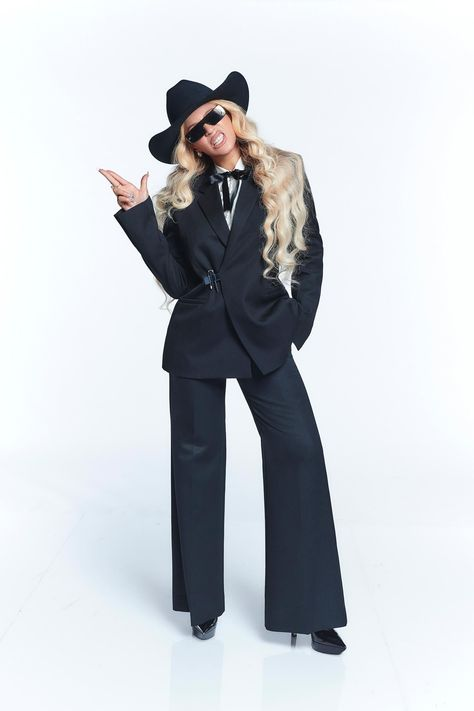
#> input picture Week-4/img/beyonce.jpg, 474 x 711 px
$ jupyter execute practice-2.ipynb
#> lines starting #> are read from the running program, lines starting #| are printed output that depends on the picture
[cell 1]
# Prewitt Edge Detection
import cv2
import numpy as np

[cell 2]
# Load the image
image = cv2.imread('img/beyonce.jpg', cv2.IMREAD_GRAYSCALE)
#> image: shape (711, 474); min 0, max 255, mean 204.9

[cell 3]
# resize images
image = cv2.resize(image, (500,400))
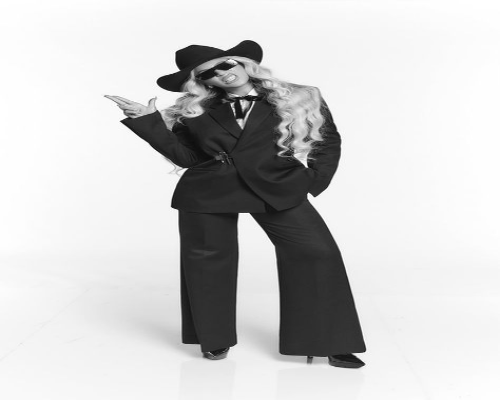
#> image: shape (400, 500); min 7, max 255, mean 204.9

[cell 4]
# Define Prewitt kernels
kernel_x = np.array([[-1, -1, -1],
[0, 0, 0],
[1, 1, 1]])
kernel_y = np.array([[-1, 0, 1],
[-1, 0, 1],
[-1, 0, 1]])

[cell 5]
# Apply Prewitt edge detection
prewitt_x = cv2.filter2D(image, -1, kernel_x)
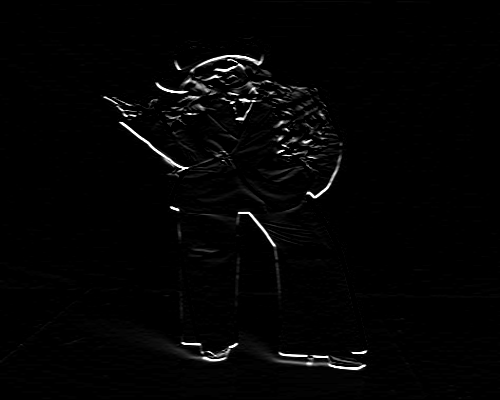
#> prewitt_x: shape (400, 500); min 0, max 255, mean 4.3
prewitt_y = cv2.filter2D(image, -1, kernel_y)
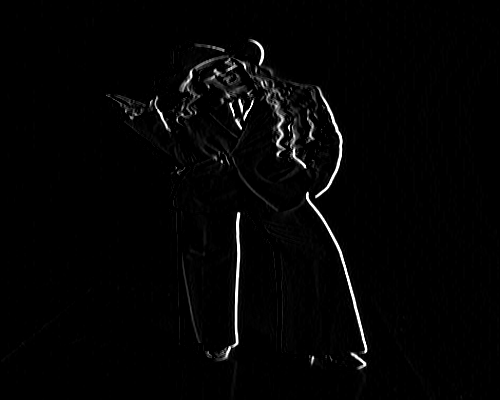
#> prewitt_y: shape (400, 500); min 0, max 255, mean 4.3

[cell 6]
# Compute magnitude of gradients manualLy
prewitt_combined = np.sqrt(np.square(prewitt_x) + np.square (prewitt_y))
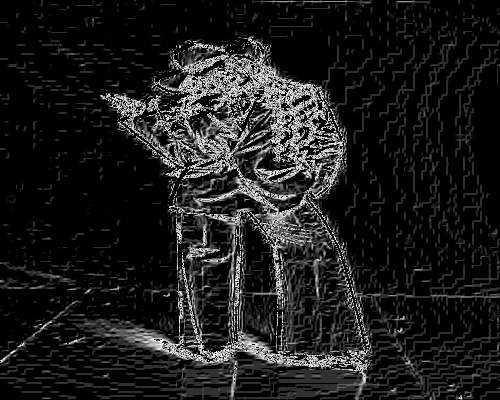
#> prewitt_combined: shape (400, 500) float16; min 0, max 15.91, mean 1.78; drawn with min black and max white

[cell 7]
# Display the original image and the Prewitt edges
cv2.imshow ('Original', image)

[cell 8]
cv2.imshow('Prewitt Edges', np.uint8(prewitt_combined))
